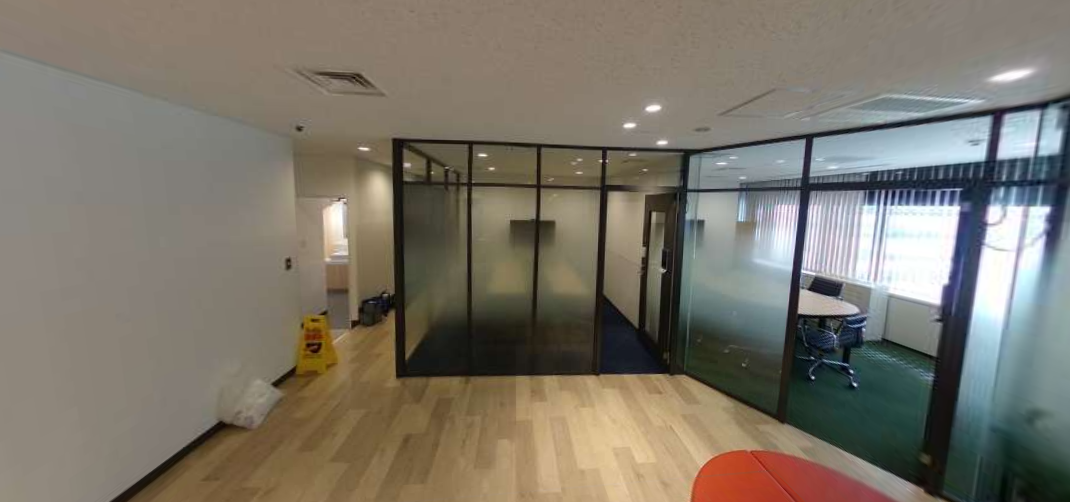
#> input picture img/set2_a.png, 1070 x 502 px
$ python hough_line.py
#> lines starting #> are read from the running program, lines starting #| are printed output that depends on the picture; after the words box and inside, x2 and y2 are one past the last pixel; in counts of white or black regions, pixels touching at a corner belong together
import cv2
import numpy as np

img = cv2.imread("../img/set2_a.png")
#> img is the input picture: shape (502, 1070, 3); mean B, G, R 105.8, 117.3, 123.5
if img is None:
    raise FileNotFoundError("画像が見つかりません")

# グレースケール変換
gray = cv2.cvtColor(img, cv2.COLOR_BGR2GRAY)
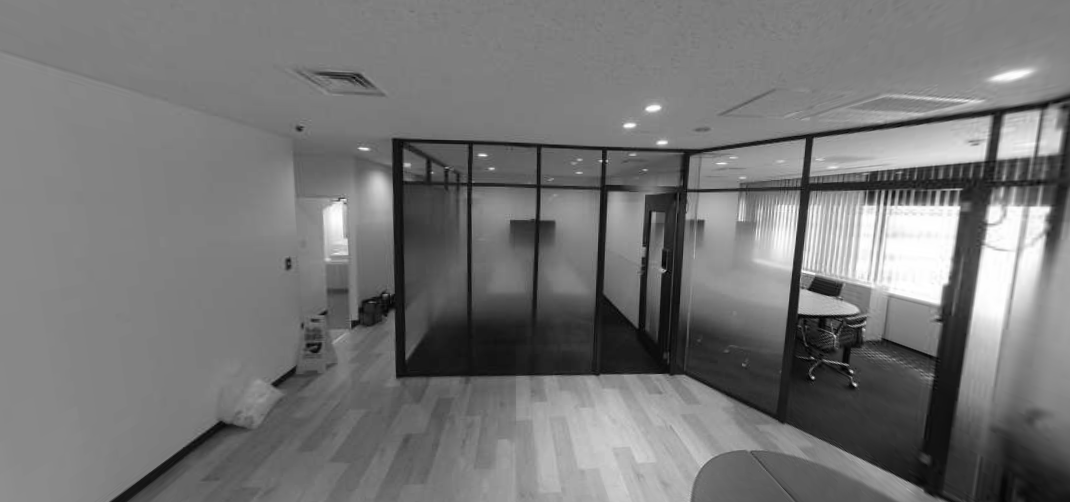
#> gray: shape (502, 1070); min 1, max 255, mean 117.8
# ノイズ除去
blurred = cv2.GaussianBlur(gray, (5, 5), 0)
# エッジ検出
edges = cv2.Canny(blurred, 60, 100, apertureSize=3)
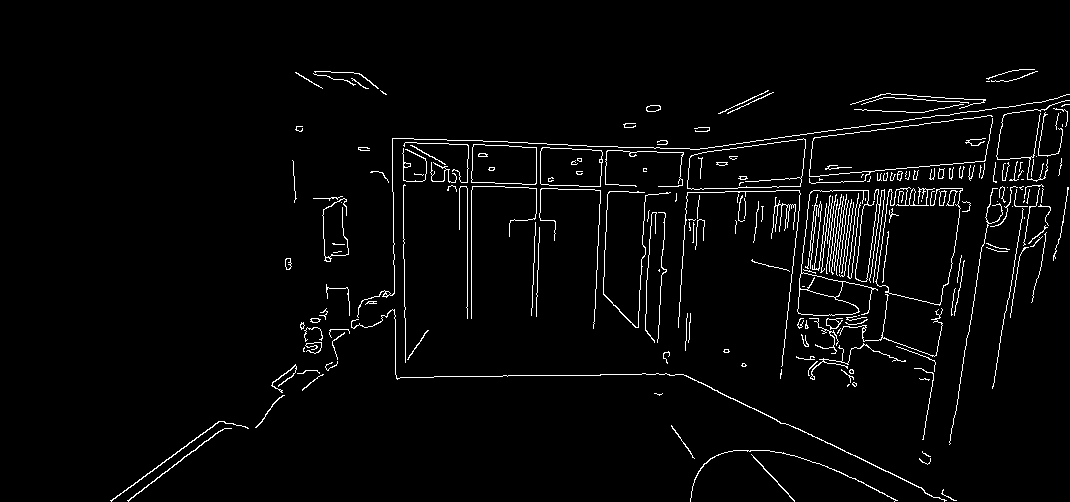
#> edges: shape (502, 1070); 3% white in thin lines or dots, all inside (x1, y1, x2, y2) = (110, 69, 1070, 502)

# ハフ変換で直線検出
lines = cv2.HoughLinesP(
    edges, rho=1, theta=np.pi / 180, threshold=80, minLineLength=30, maxLineGap=20
)
#> lines = 59 rows, first 6: [740, 182, 1050, 155], [676, 152, 1053, 99], [495, 183, 548, 184], [449, 144, 508, 145], [396, 377, 560, 375], [451, 185, 644, 192]
print(lines)
#> (printed output is left out)

# 検出した直線を描画
line_img = img.copy()
if lines is not None:
    for line in lines:
        x1, y1, x2, y2 = line[0]
        cv2.line(line_img, (x1, y1), (x2, y2), (0, 0, 255), 2)
#> this loop made 59 passes
#> (x1, y1, x2, y2) on passes 1 to 12: (740, 182, 1050, 155), (676, 152, 1053, 99), (495, 183, 548, 184), (449, 144, 508, 145), (396, 377, 560, 375), (451, 185, 644, 192), (955, 414, 982, 245), (393, 225, 395, 374), (737, 147, 1054, 108), (392, 138, 567, 144), (659, 193, 831, 190), (1033, 156, 1040, 113)
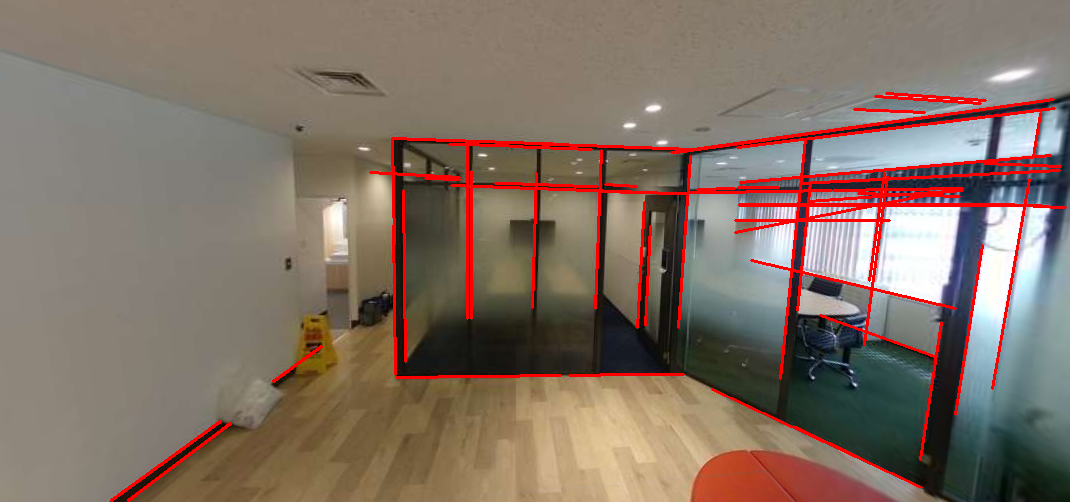
#> line_img: shape (502, 1070, 3); 4.25% of pixels changed, all inside (x1, y1, x2, y2) = (110, 92, 1067, 502)

cv2.imwrite("hough_lines_result.png", line_img)

$ run again, with img/color_1.png copied over img/set2_a.png
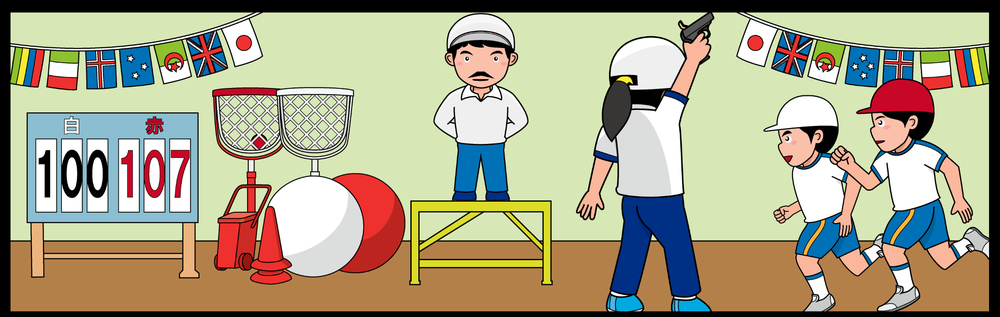
#> input picture img/color_1.png, 1000 x 317 px, shrunk from 2376 x 753 before the run
#> img is the input picture: shape (317, 1000, 3); mean B, G, R 135.5, 162.4, 167.9
#> `edges = cv2.Canny(blurred, 60, 100, apertureSize=3)`:
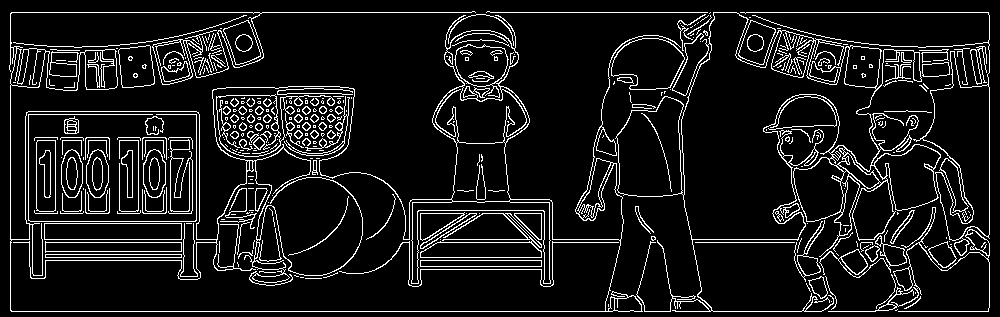
#> edges: shape (317, 1000); 9.6% white in thin lines or dots
#> lines = 342 rows, first 6: [11, 311, 875, 311], [11, 12, 988, 12], [403, 239, 620, 239], [402, 242, 620, 242], [391, 213, 552, 213], [392, 257, 552, 257]
#> (printed output is left out)
#> the loop `for line in lines:` made 342 passes
#> after the loop `for line in lines:`:
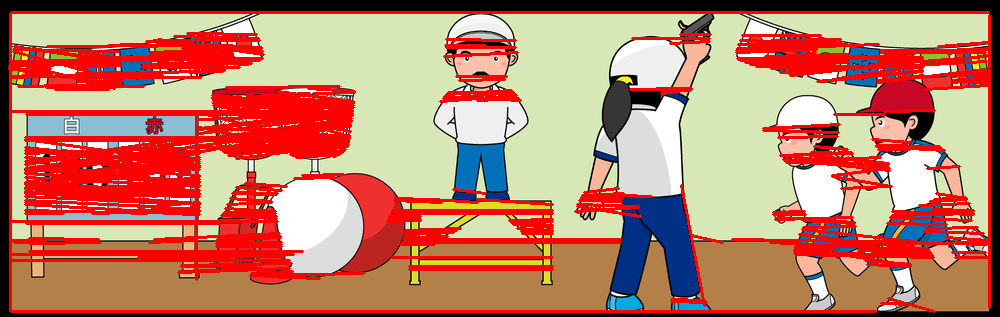
#> line_img: shape (317, 1000, 3); mean B, G, R 106.5, 129.3, 192.3

$ run again, with img/color_2.png copied over img/set2_a.png
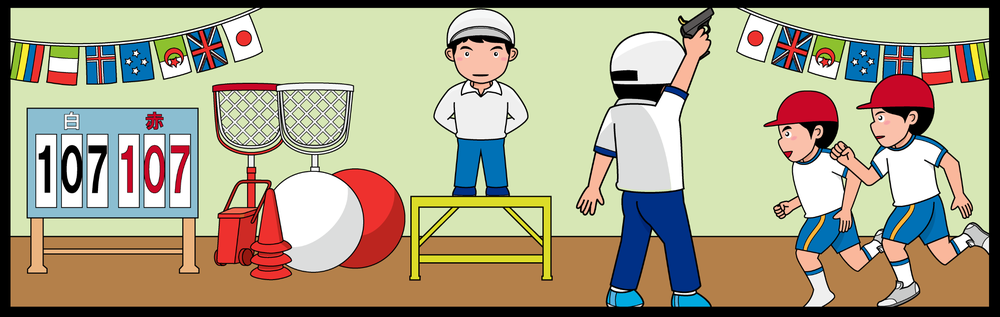
#> input picture img/color_2.png, 1000 x 317 px, shrunk from 2376 x 753 before the run
#> img is the input picture: shape (317, 1000, 3); mean B, G, R 135, 161.6, 168.2
#> `edges = cv2.Canny(blurred, 60, 100, apertureSize=3)`:
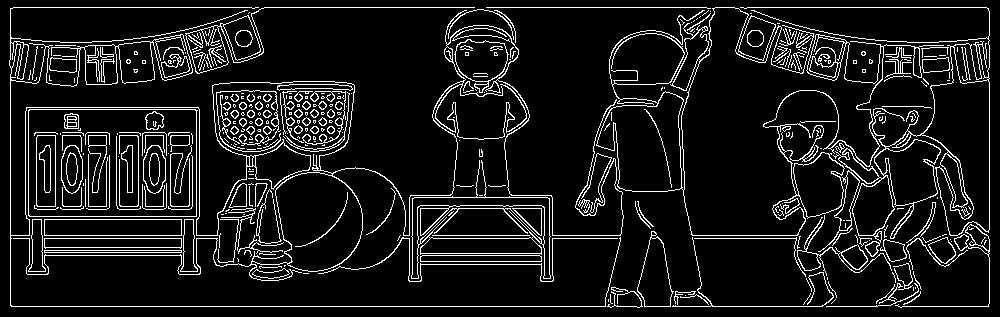
#> edges: shape (317, 1000); 9.5% white in thin lines or dots
#> lines = 311 rows, first 6: [11, 306, 988, 306], [13, 7, 986, 7], [400, 235, 620, 235], [10, 238, 283, 238], [10, 305, 10, 8], [29, 255, 257, 255]
#> (printed output is left out)
#> the loop `for line in lines:` made 311 passes
#> after the loop `for line in lines:`:
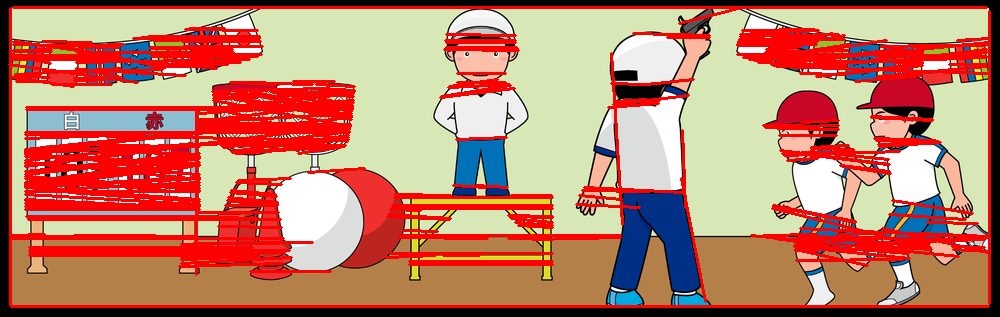
#> line_img: shape (317, 1000, 3); mean B, G, R 107.4, 130.1, 192.1
